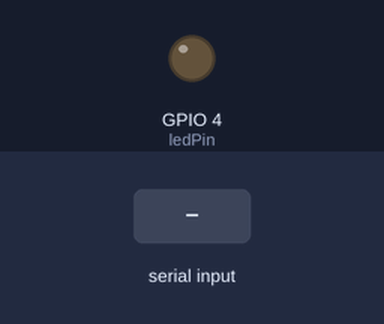
A sketch run on a simulated ESP32. On the bench: output pins drawn as LEDs (lit = HIGH). Inputs (shaded band) come from the test bench. WiFi joins after 1.5 s; servers stay silent unless stated; no MQTT or app messages arrive unless stated; what the sketch prints to the serial monitor is not drawn.

Above: at 2.8 s.
2.9 s: "1" received over Serial
At 4.0 s:
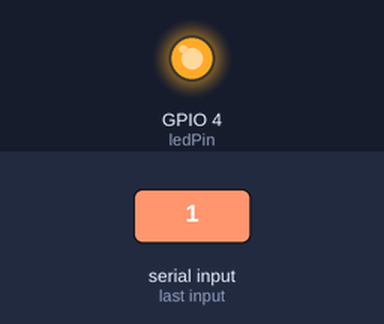
4.4 s: "0" received over Serial
At 5.0 s:
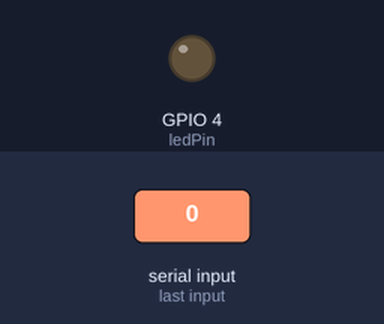
Timing chart, 0 to 7.4 s (numbered marks = the images above; inputs shaded):
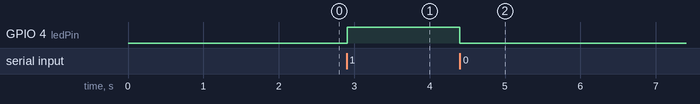

Measured:
- after the input at 2.9 s, GPIO 4 (ledPin): LOW → HIGH at once
- after the input at 4.4 s, GPIO 4 (ledPin): HIGH → LOW at once

The sketch:

sketch_dec4b.ino
```cpp
#include <WiFi.h>
#include <PubSubClient.h>

/* ================== LED 与串口 ================== */
const int ledPin = 4;  // 你指定的 GPIO4，LOW=灭，HIGH=亮

/* ================== WiFi 配置 ================== */
const char* ssid     = "Netcore-DB56EE";
const char* password = "12345678";
// const char* ssid     = "Redmi_103";
// const char* password = "103@ISEE";
/* ================== MQTT / ThingsBoard 配置 ================== */
const char* mqtt_server = "192.168.100.121";     // TB 服务器
const int   mqtt_port   = 1883;                  // 1883
const char* mqtt_topic  = "v1/devices/me/telemetry";
const char* TB_TOKEN    = "J3bX1e0VliJCo1vUhmzv"; // 设备 Token

WiFiClient   wifiClient;
PubSubClient mqtt(wifiClient);

/* ================== 状态变量 ================== */
uint8_t ledState = 0;        // 0=灭，1=亮（物理状态）
uint8_t lastSent = 255;      // 上次已上报的状态

/* ================== WiFi / MQTT 工具 ================== */
void setupWiFi() {
  WiFi.mode(WIFI_STA);
  Serial.print("Connecting to WiFi "); Serial.print(ssid); Serial.println(" ...");
  WiFi.begin(ssid, password);
  while (WiFi.status() != WL_CONNECTED) {
    delay(400);
    Serial.print(".");
  }
  Serial.println("\nWiFi connected");
  Serial.print("IP Address: "); Serial.println(WiFi.localIP());
}

// ================== 修复的 MQTT 逻辑（和第二个代码一致） ==================
void setupMqtt() {
  mqtt.setServer(mqtt_server, mqtt_port);  // 只在初始化时设置一次
  mqtt.setKeepAlive(60);                   // 可选：设置保活时间
}

void ensureMqtt() {
  if (mqtt.connected()) return;
  mqtt.setServer(mqtt_server, mqtt_port);

  String clientId = "ESP32-LAMP-" + String((uint32_t)ESP.getEfuseMac(), HEX);
  Serial.print("Connecting to MQTT ... ");

  if (mqtt.connect(clientId.c_str(), TB_TOKEN, NULL)) {
    Serial.println("connected.");
  } else {
    Serial.print("failed, rc="); Serial.println(mqtt.state());
  }
}

// ================== 上报函数（和第二个代码一致模式） ==================
bool publishTeng() {
  ensureMqtt();
  if (!mqtt.connected()) {
    Serial.println("MQTT not connected, skip publish");
    return false;
  }

  // 关键修改：物理状态与teng值映射
  // 物理亮(1) -> teng=0 (Dashboard显示红点)
  // 物理灭(0) -> teng=1 (Dashboard显示灰点)
  uint8_t tengValue = (ledState == 0) ? 1 : 0;

  String payload = String("{\"TENG\":") + String((int)tengValue) + "}";

  Serial.print("Publish: "); Serial.println(payload);
  Serial.print("物理灯状态: "); Serial.print(ledState == 1 ? "亮" : "灭");
  Serial.print(" -> 发送TENG: "); Serial.println(tengValue);

  bool ok = mqtt.publish(mqtt_topic, payload.c_str());
  if (!ok) {
    Serial.println("MQTT publish failed");
    // 发布失败时断开连接，下次会重连（和第二个代码一样注释掉）
    // mqtt.disconnect();
  }
  return ok;
}

/* ================== Arduino 标准入口（修改setup） ================== */
void setup() {
  pinMode(ledPin, OUTPUT);
  digitalWrite(ledPin, LOW);     // 初始灯灭
  ledState = 0;

  Serial.begin(115200);
  Serial.println("ESP32 已启动，灯初始为灭");
  Serial.println("串口发 '1' 亮, '0' 灭");
  Serial.println("映射关系: 物理亮(1) -> teng=0, 物理灭(0) -> teng=1");

  setupWiFi();
  setupMqtt();  // 新增：单独初始化 MQTT（和第二个代码一样）
  ensureMqtt(); // 初始连接尝试

  // 上电后先上报一次初始状态
  publishTeng();
  lastSent = ledState;
}

/* ================== 主循环（改成和第二个代码一样） ================== */
void loop() {
  // 和第二个代码完全一样的MQTT处理逻辑
  if (!mqtt.connected()) {
    ensureMqtt();
  } else {
    mqtt.loop();  // 只有连接成功时才调用 loop()
  }

  // 读取串口：'1'->亮，'0'->灭
  while (Serial.available()) {
    char c = Serial.read();
    if (c == '1') {
      digitalWrite(ledPin, HIGH);
      ledState = 1;
      Serial.println("收到 1 -> 灯亮");
    } else if (c == '0') {
      digitalWrite(ledPin, LOW);
      ledState = 0;
      Serial.println("收到 0 -> 灯灭");
    }
  }

  // 状态变化立即上报 TENG
  if (ledState != lastSent) {
    if (publishTeng()) {
      lastSent = ledState;
    }
  }

  delay(5);
}
```
